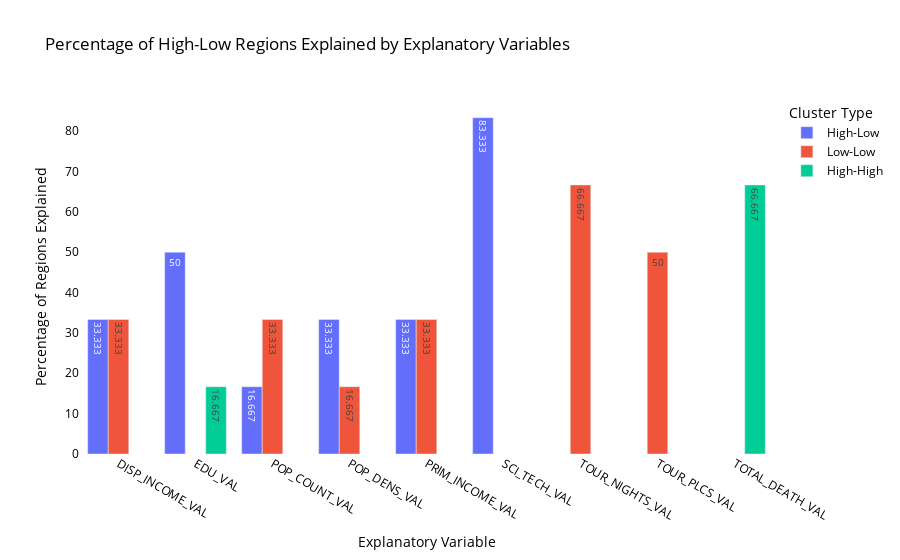

Source (notebook cell):
### Markdown cell above
#### High-Low regions

### Code cell
gdp_outlier_type = 'High-Low'
create_interactive_bar_graph(HL_regions_GDP, exp_dict_list, spatial_cluster_list, gdp_outlier_type)
# Important to remember that the total number of HL regions is ONLY 12 (much lower compared to LH)

### Figure 1 — Plotly figure (JSON) as saved in the notebook; plotly's stock layout.template omitted (floating-point values rounded to 4 significant figures)
{"data": [{"alignmentgroup": "True", "hovertemplate": "Cluster Type=High-Low<br>Explanatory Variable=%{x}<br>Percentage of Regions=%{text}<extra></extra>", "legendgroup": "High-Low", "marker": {"color": "#636efa", "pattern": {"shape": ""}}, "name": "High-Low", "offsetgroup": "High-Low", "orientation": "v", "showlegend": true, "text": [33.33, 50.0, 16.67, 33.33, 33.33, 83.33], "textposition": "auto", "x": ["DISP_INCOME_VAL", "EDU_VAL", "POP_COUNT_VAL", "POP_DENS_VAL", "PRIM_INCOME_VAL", "SCI_TECH_VAL"], "xaxis": "x", "y": [33.33, 50.0, 16.67, 33.33, 33.33, 83.33], "yaxis": "y", "type": "bar"}, {"alignmentgroup": "True", "hovertemplate": "Cluster Type=Low-Low<br>Explanatory Variable=%{x}<br>Percentage of Regions=%{text}<extra></extra>", "legendgroup": "Low-Low", "marker": {"color": "#EF553B", "pattern": {"shape": ""}}, "name": "Low-Low", "offsetgroup": "Low-Low", "orientation": "v", "showlegend": true, "text": [33.33, 33.33, 16.67, 33.33, 66.67, 50.0], "textposition": "auto", "x": ["DISP_INCOME_VAL", "POP_COUNT_VAL", "POP_DENS_VAL", "PRIM_INCOME_VAL", "TOUR_NIGHTS_VAL", "TOUR_PLCS_VAL"], "xaxis": "x", "y": [33.33, 33.33, 16.67, 33.33, 66.67, 50.0], "yaxis": "y", "type": "bar"}, {"alignmentgroup": "True", "hovertemplate": "Cluster Type=High-High<br>Explanatory Variable=%{x}<br>Percentage of Regions=%{text}<extra></extra>", "legendgroup": "High-High", "marker": {"color": "#00cc96", "pattern": {"shape": ""}}, "name": "High-High", "offsetgroup": "High-High", "orientation": "v", "showlegend": true, "text": [16.67, 66.67], "textposition": "auto", "x": ["EDU_VAL", "TOTAL_DEATH_VAL"], "xaxis": "x", "y": [16.67, 66.67], "yaxis": "y", "type": "bar"}], "layout": {"xaxis": {"anchor": "y", "domain": [0.0, 1.0], "title": {"text": "Explanatory Variable"}}, "yaxis": {"anchor": "x", "domain": [0.0, 1.0], "title": {"text": "Percentage of Regions Explained"}}, "legend": {"title": {"text": "Cluster Type"}, "tracegroupgap": 0}, "title": {"text": "Percentage of High-Low Regions Explained by Explanatory Variables"}, "barmode": "group", "uniformtext": {"minsize": 8, "mode": "hide"}, "font": {"color": "black"}, "plot_bgcolor": "white", "paper_bgcolor": "white"}}
